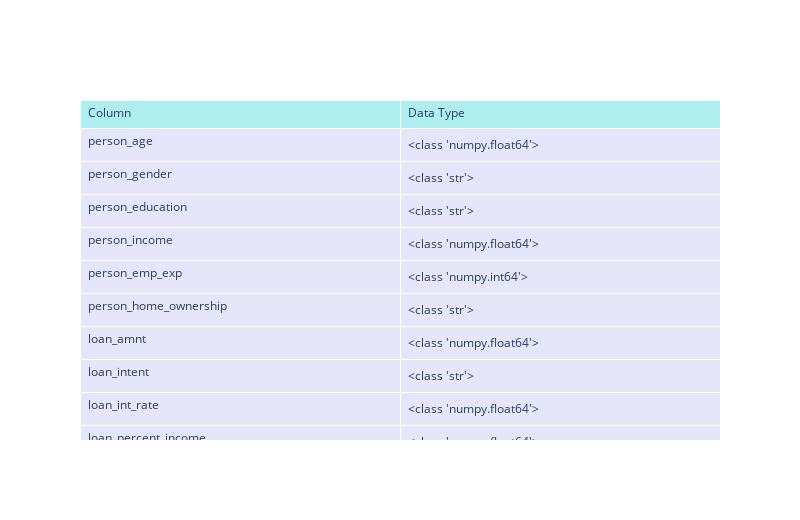

Here is the notebook cell this chart was saved with:
### Markdown cell above
### Data overview: Column Types

The table provides an overview of the columns in our dataset along with their respective data types.

- **Integer Columns**:
- **Float Columns**:   
- **String Columns**: person_gender, person_education, person_home_ownership, loan_intent, previous_loan_defaults_on_file
- **Boolean Columns**:

### Code cell
data= CSV.copy()


table_data = {
    "Column": data.columns,
    "Data Type": [str(type(data[col].dropna().iloc[0])) if not data[col].dropna().empty else "None" for col in data.columns]
}


row_height = 30  
height = row_height * len(data.columns) + 100  
width = 800  

# Creating the table with Plotly
fig = go.Figure(
    data=[
        go.Table(
            header=dict(
                values=["Column", "Data Type"],
                fill_color="paleturquoise",
                align="left"
            ),
            cells=dict(
                values=[table_data["Column"], table_data["Data Type"]],
                fill_color="lavender",
                align="left"
            )
        )
    ]
)
fig.update_layout(width=width, height=height)
fig.show()

### Figure 1 — Plotly figure (JSON) as saved in the notebook; plotly's stock layout.template omitted (floating-point values rounded to 4 significant figures)
{"data": [{"cells": {"align": "left", "fill": {"color": "lavender"}, "values": [["person_age", "person_gender", "person_education", "person_income", "person_emp_exp", "person_home_ownership", "loan_amnt", "loan_intent", "loan_int_rate", "loan_percent_income", "cb_person_cred_hist_length", "credit_score", "previous_loan_defaults_on_file", "loan_status"], ["<class 'numpy.float64'>", "<class 'str'>", "<class 'str'>", "<class 'numpy.float64'>", "<class 'numpy.int64'>", "<class 'str'>", "<class 'numpy.float64'>", "<class 'str'>", "<class 'numpy.float64'>", "<class 'numpy.float64'>", "<class 'numpy.float64'>", "<class 'numpy.int64'>", "<class 'str'>", "<class 'numpy.int64'>"]]}, "header": {"align": "left", "fill": {"color": "paleturquoise"}, "values": ["Column", "Data Type"]}, "type": "table"}], "layout": {"height": 520, "width": 800}}
